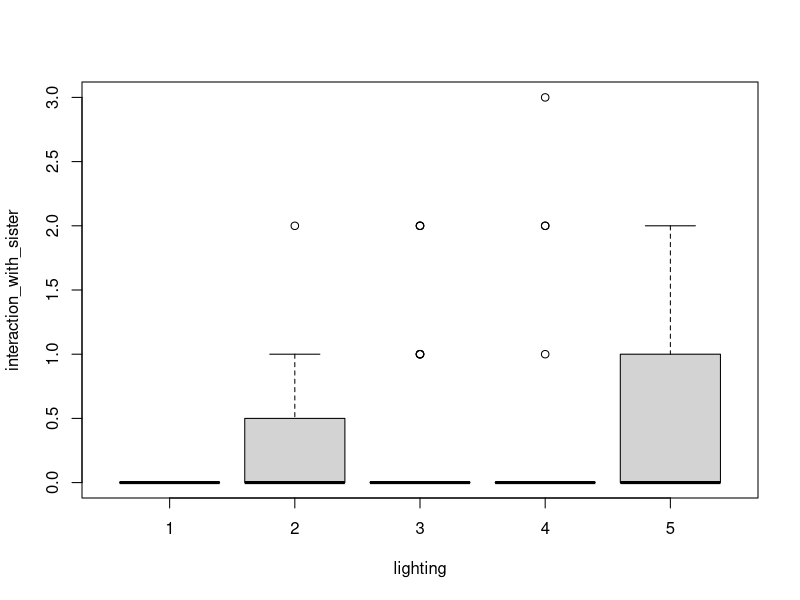
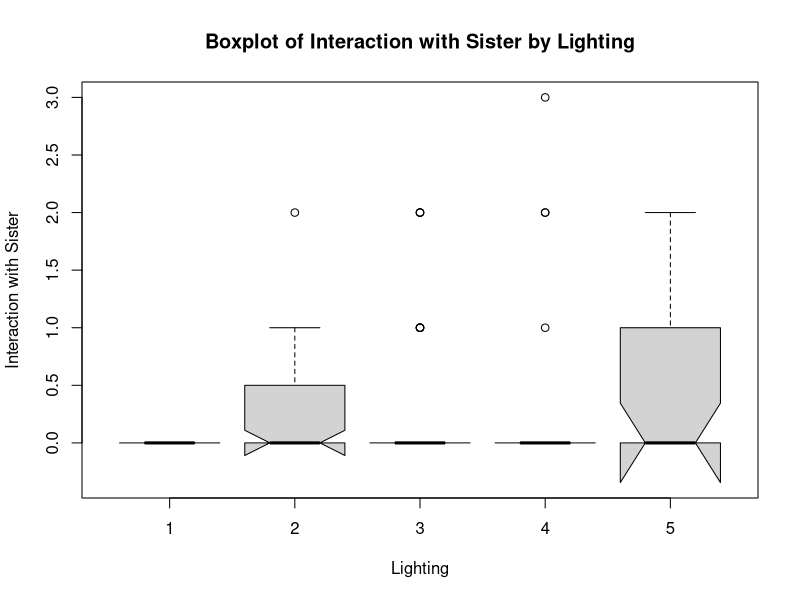
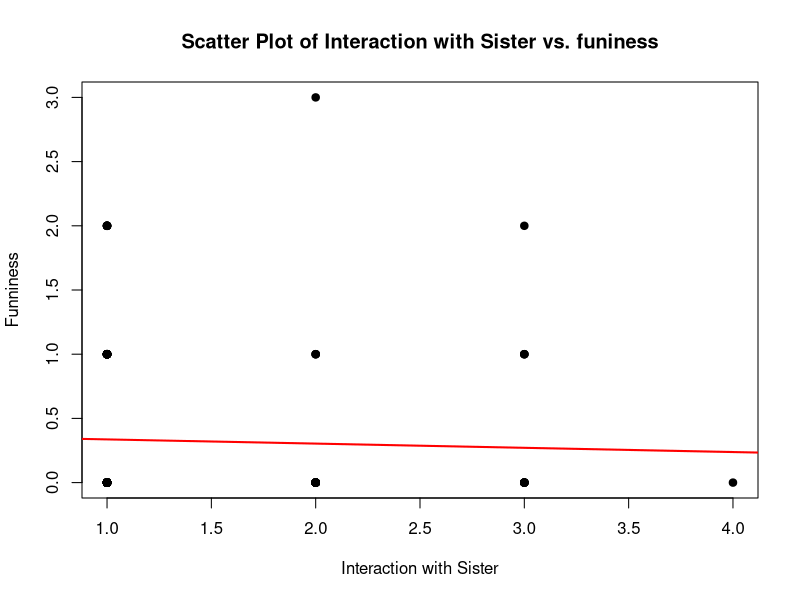
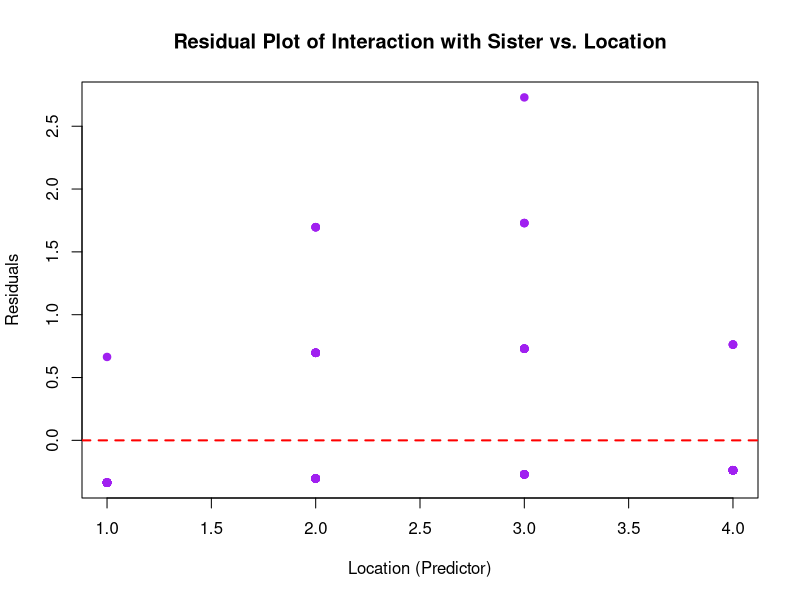
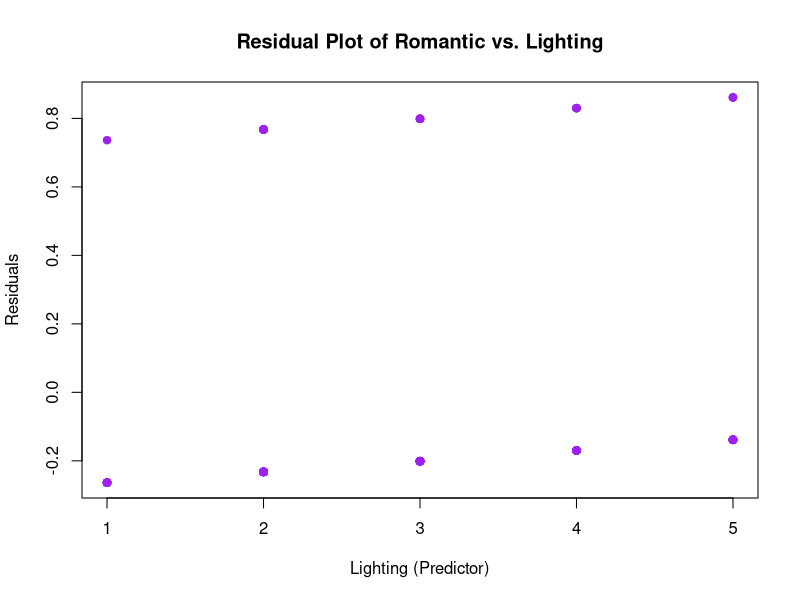

These figures' R source, in order:
#Set Work Directory 
setwd("H:/sta215")

#Install "heaven" package
#install,packages("haven")

#Load "haven" package
library ("haven")

# Load final data
raw_data <- read.csv("raw_data.csv")

#table 1
table(raw_data$location)
mean(raw_data$location)
sd(raw_data$location)

table(raw_data$romantic)
mean(raw_data$romantic)
sd(raw_data$romantic)

table(raw_data$interaction_with_sister)

#box plot 
anova <- aov(interaction_with_sister ~lighting, data = raw_data)
summary(anova)
boxplot(interaction_with_sister ~lighting, data = raw_data)

# Table 1: Descriptive Statistics
# Quantitative Variables
cat("Location:\n")
print(table(raw_data$location))
cat("Mean:", mean(raw_data$location, na.rm = TRUE), "\n")
cat("SD:", sd(raw_data$location, na.rm = TRUE), "\n\n")

cat("Interaction with Sister:\n")
print(table(raw_data$interaction_with_sister))
cat("Mean:", mean(raw_data$interaction_with_sister, na.rm = TRUE), "\n")
cat("SD:", sd(raw_data$interaction_with_sister, na.rm = TRUE), "\n\n")

# Qualitative Variables
cat("Romantic:\n")
print(table(raw_data$romantic))

cat("Lighting:\n")
print(table(raw_data$lighting))

# Boxplot: Interaction with Sister by Lighting
boxplot
boxplot(
interaction_with_sister ~ lighting,
data = raw_data,
main = "Boxplot of Interaction with Sister by Lighting",
xlab = "Lighting",
ylab = "Interaction with Sister",
notch = TRUE          # Adds notches for median comparison
)
# ANOVA for Interaction with Sister by Lighting
fit_aov <- aov(interaction_with_sister ~ lighting, data = raw_data)
summary(fit_aov)

# Scatter Plot: Location vs. Interaction with Sister
plot(
  raw_data$funniness, raw_data$interaction_with_sister,
  main = "Scatter Plot of Interaction with Sister vs. funiness",
  xlab = "Interaction with Sister",
  ylab =  "Funniness",
  pch = 19,
)
# Linear Model: Location vs. Interaction with Sister
fit_lm <- lm(interaction_with_sister ~ location, data = raw_data)
abline(fit_lm, col = "red", lwd = 2)
summary(fit_lm)

# Residual Plot
residuals <- resid(fit_lm)
plot(
  raw_data$location, residuals,
  main = "Residual Plot of Interaction with Sister vs. Location",
  xlab = "Location (Predictor)",
  ylab = "Residuals",
  pch = 19,
  col ="purple"
)
abline(h = 0, col = "red", lwd = 2, lty = 2)

fit_lm_romantic <- lm (romantic ~ lighting, data = raw_data) 
residuals_romantic<-resid(fit_lm_romantic)
plot( 
  raw_data$lighting, residuals_romantic,
  main = "Residual Plot of Romantic vs. Lighting",
  xlab = "Lighting (Predictor)",
  ylab = "Residuals",
  pch = 19,
  col = "purple" )
 
# Contingency Tables for Qualitative Variables
cat ("Contingency Table: Location and Interaction with Sister\n")
print (table(raw_data$location, raw_data$interaction_with_sister))

cat("Contingency Table: Romantic and Lighting\n")
print(table(raw_data$romantic, raw_data$lighting))
